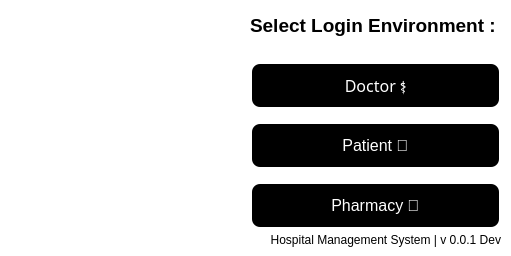
<?xml version="1.0" encoding="UTF-8"?>
<ui version="4.0">
 <class>Dialog</class>
 <widget class="QDialog" name="Dialog">
  <property name="geometry">
   <rect>
    <x>0</x>
    <y>0</y>
    <width>511</width>
    <height>256</height>
   </rect>
  </property>
  <property name="windowTitle">
   <string>Dialog</string>
  </property>
  <property name="styleSheet">
   <string notr="true">background-color: rgb(255, 255, 255);
color: rgb(0, 0, 0);
font: 25 8pt &quot;Space Grotesk Medium&quot;;

</string>
  </property>
  <widget class="QLabel" name="label">
   <property name="geometry">
    <rect>
     <x>10</x>
     <y>10</y>
     <width>231</width>
     <height>221</height>
    </rect>
   </property>
   <property name="text">
    <string/>
   </property>
   <property name="textFormat">
    <enum>Qt::RichText</enum>
   </property>
   <property name="pixmap">
    <pixmap>../resources/Images/clothing.png</pixmap>
   </property>
   <property name="scaledContents">
    <bool>true</bool>
   </property>
  </widget>
  <widget class="QLabel" name="label_2">
   <property name="geometry">
    <rect>
     <x>250</x>
     <y>10</y>
     <width>251</width>
     <height>31</height>
    </rect>
   </property>
   <property name="styleSheet">
    <string notr="true">/* QLabel Style */
QLabel {
    color: #000; /* Black */
    font-size: 18px;
    font-weight: bold;
}

</string>
   </property>
   <property name="text">
    <string>&lt;html&gt;&lt;head/&gt;&lt;body&gt;&lt;p&gt;&lt;span style=&quot; font-size:14pt; font-weight:600;&quot;&gt;Select Login Environment :&lt;/span&gt;&lt;/p&gt;&lt;/body&gt;&lt;/html&gt;</string>
   </property>
  </widget>
  <widget class="QPushButton" name="pushButton_2">
   <property name="geometry">
    <rect>
     <x>250</x>
     <y>60</y>
     <width>251</width>
     <height>51</height>
    </rect>
   </property>
   <property name="font">
    <font>
     <family>Space Grotesk Medium</family>
     <pointsize>-1</pointsize>
     <weight>3</weight>
     <italic>false</italic>
     <bold>false</bold>
     <underline>false</underline>
     <strikeout>false</strikeout>
    </font>
   </property>
   <property name="styleSheet">
    <string notr="true">/* QPushButton Style */
QPushButton {
    background-color: #000; /* Black */
    border: none;
    color: #FFF; /* White */
    padding: 12px 24px;
    text-align: center;
    text-decoration: none;
    display: inline-block;
    font-size: 16px;
    margin: 4px 2px;
    transition-duration: 0.4s;
    cursor: pointer;
    border-radius: 8px;
}

QPushButton:hover {
    background-color: #333; /* Darker Gray */
}

QPushButton:pressed {
    background-color: #666; /* Even Darker Gray */
    box-shadow: 0 3px 6px rgba(0, 0, 0, 0.16), 0 3px 6px rgba(0, 0, 0, 0.23);
}
</string>
   </property>
   <property name="text">
    <string>Doctor ⚕</string>
   </property>
  </widget>
  <widget class="QPushButton" name="pushButton_3">
   <property name="geometry">
    <rect>
     <x>250</x>
     <y>120</y>
     <width>251</width>
     <height>51</height>
    </rect>
   </property>
   <property name="styleSheet">
    <string notr="true">/* QPushButton Style */
QPushButton {
    background-color: #000; /* Black */
    border: none;
    color: #FFF; /* White */
    padding: 12px 24px;
    text-align: center;
    text-decoration: none;
    display: inline-block;
    font-size: 16px;
    margin: 4px 2px;
    transition-duration: 0.4s;
    cursor: pointer;
    border-radius: 8px;
}

QPushButton:hover {
    background-color: #333; /* Darker Gray */
}

QPushButton:pressed {
    background-color: #666; /* Even Darker Gray */
    box-shadow: 0 3px 6px rgba(0, 0, 0, 0.16), 0 3px 6px rgba(0, 0, 0, 0.23);
}
</string>
   </property>
   <property name="text">
    <string>Patient 🏥</string>
   </property>
  </widget>
  <widget class="QPushButton" name="pushButton_4">
   <property name="geometry">
    <rect>
     <x>250</x>
     <y>180</y>
     <width>251</width>
     <height>51</height>
    </rect>
   </property>
   <property name="styleSheet">
    <string notr="true">/* QPushButton Style */
QPushButton {
    background-color: #000; /* Black */
    border: none;
    color: #FFF; /* White */
    padding: 12px 24px;
    text-align: center;
    text-decoration: none;
    display: inline-block;
    font-size: 16px;
    margin: 4px 2px;
    transition-duration: 0.4s;
    cursor: pointer;
    border-radius: 8px;
}

QPushButton:hover {
    background-color: #333; /* Darker Gray */
}

QPushButton:pressed {
    background-color: #666; /* Even Darker Gray */
    box-shadow: 0 3px 6px rgba(0, 0, 0, 0.16), 0 3px 6px rgba(0, 0, 0, 0.23);
}
</string>
   </property>
   <property name="text">
    <string>Pharmacy 💊</string>
   </property>
  </widget>
  <widget class="QLabel" name="label_3">
   <property name="geometry">
    <rect>
     <x>10</x>
     <y>230</y>
     <width>491</width>
     <height>20</height>
    </rect>
   </property>
   <property name="text">
    <string>&lt;html&gt;&lt;head/&gt;&lt;body&gt;&lt;p align=&quot;right&quot;&gt;Hospital Management System | v 0.0.1 Dev&lt;/p&gt;&lt;/body&gt;&lt;/html&gt;</string>
   </property>
  </widget>
 </widget>
 <resources/>
 <connections/>
</ui>
